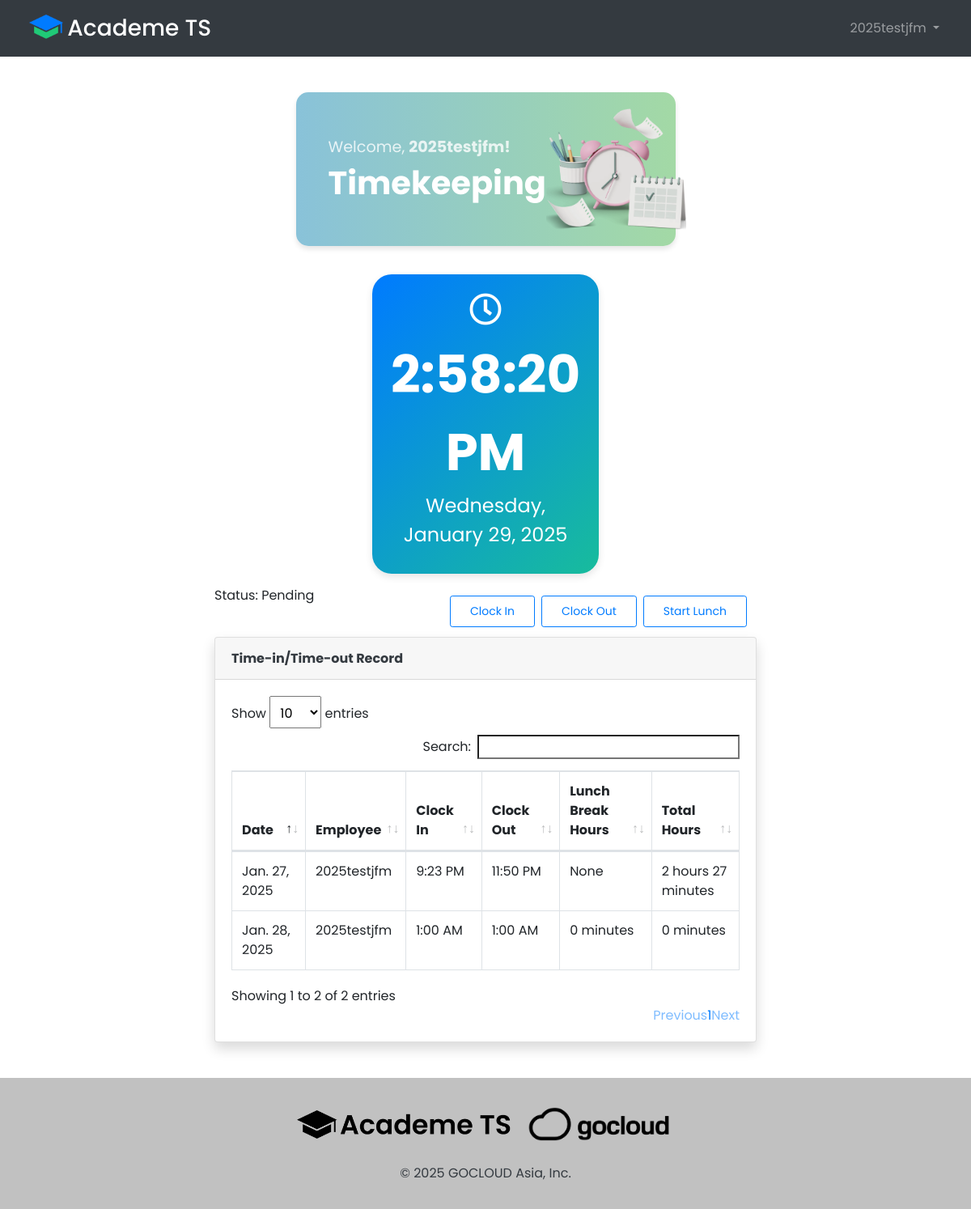
The app's page / (signed in) with its own data.
### TimeKeeping_App/models.py (models this page shows, shortened)
class Employee(models.Model):
    first_name = models.CharField(max_length=50)
    middle_name = models.CharField(max_length=50, null=True, blank=True)
    last_name = models.CharField(max_length=50)
    email = models.EmailField(unique=True)
    joined_date = models.DateField(default=timezone.now)
    username = models.CharField(max_length=100, unique=True, editable=False)
    password = models.CharField(max_length=100, editable=False)

class TimeRecord(models.Model):
    employee = models.ForeignKey(Employee, on_delete=models.CASCADE)
    date = models.DateField(default=timezone.now)
    clock_in = models.TimeField(null=True, blank=True)
    clock_out = models.TimeField(null=True, blank=True)
    lunch_start = models.TimeField(null=True, blank=True)
    lunch_end = models.TimeField(null=True, blank=True)
    @property
    def lunch_break_duration(self):
        if self.lunch_start and self.lunch_end:
            lunch_start_dt = datetime.combine(self.date, self.lunch_start)
            lunch_end_dt = datetime.combine(self.date, self.lunch_end)
            duration = lunch_end_dt - lunch_start_dt
            total_minutes = duration.total_seconds() / 60
            hours = int(total_minutes // 60)
            minutes = int(total_minutes % 60)
            if hours > 0:
                return f"{hours} hour{'s' if hours != 1 else ''} {minutes} minute{'s' if minutes != 1 else ''}"
            return f"{minutes} minute{'s' if minutes != 1 else ''}"
        return None
    @property
    def total_hours(self):
        if self.clock_in and self.clock_out:
            clock_in_dt = datetime.combine(self.date, self.clock_in)
            clock_out_dt = datetime.combine(self.date, self.clock_out)
            duration = clock_out_dt - clock_in_dt
            if self.lunch_start and self.lunch_end:
                lunch_start_dt = datetime.combine(self.date, self.lunch_start)
                lunch_end_dt = datetime.combine(self.date, self.lunch_end)
                lunch_duration = lunch_end_dt - lunch_start_dt
                duration = duration - lunch_duration
            total_minutes = duration.total_seconds() / 60
            hours = int(total_minutes // 60)
            minutes = int(total_minutes % 60)
            if hours > 0:
                return f"{hours} hour{'s' if hours != 1 else ''} {minutes} minute{'s' if minutes != 1 else ''}"
            return f"{minutes} minute{'s' if minutes != 1 else ''}"
        return None

### TimeKeeping_App/views.py (the view, shortened to what this page needs)
# urls.py: path('', views.dashboard, name='dashboard'),
def dashboard(request):
    philippines_tz = pytz.timezone('Asia/Manila')
    current_time = timezone.now().astimezone(philippines_tz)
    current_employee = None
    if 'current_employee_id' in request.session:
        try:
            current_employee = Employee.objects.get(id=request.session['current_employee_id'])
        except Employee.DoesNotExist:
            current_employee = None
    if not current_employee and 'current_employee_id' in request.session:
        try:
            current_employee = Employee.objects.get(id=request.session['current_employee_id'])
        except Employee.DoesNotExist:
            current_employee = None
    status = "Pending"
    lunch_button_label = "Start Lunch"
    if current_employee:
        today = current_time.date()
        latest_record = TimeRecord.objects.filter(
            employee=current_employee,
            date=today
        ).order_by('-clock_in').first()
    return render(request, 'dashboard.html', {
        'employees': Employee.objects.all(),
        'current_employee': current_employee,
        'time_records': TimeRecord.objects.filter(employee=current_employee).order_by('-date', '-clock_in') if current_employee else [],
        'current_datetime': current_time,
        'status': status,
        'lunch_button_label': lunch_button_label
    })

### TimeKeeping_App/templates/dashboard.html (shortened to what this page needs)
{% extends 'base.html' %}
{% block nav %}
    <nav class="navbar navbar-dark navbar-expand-lg navbar-custom">
        <div class="container-fluid">
            <div class="nav-logo navbar-brand">
                <img src="/static/images/icon-1.png" width="42" height="30" class="align-top">
                <span class="h3">Academe TS</span>
            </div>
            <div class="collapse navbar-collapse" id="navbarNavDropdown">
                <ul class="navbar-nav ms-auto ml-auto">
                    {% if current_employee %}
                    <li class="nav-item dropdown">
                        <a class="nav-link dropdown-toggle" href="#" id="navbarDropdownMenuLink" role="button" data-toggle="dropdown" aria-haspopup="true" aria-expanded="false">
                            {{ current_employee.username }}
                        </a>
                    </li>
                    {% else %}
                    <li class="nav-item">
                        <a class="nav-link" href="/"> <i class="fas fa-sign-in-alt"></i> | Log In</a>
                    </li>
                    {% endif %}
                </ul>
            </div>
        </div>
    </nav>
{% endblock %}
{% block content %}
    {% if current_employee %}
    <div class="category-header-2">
        <div class="text-section">
            <p class="welcome-text">Welcome, <b>{{ current_employee.username }}!</b></p>
            <h1><b>Timekeeping</b></h1>
        </div>
        <img src="/static/images/3d-3.png" alt="Employee Icon">
    </div>
    {% endif %}
    <div class="d-flex justify-content-center">
        <div id="clock" class="clock col-sm-5">
                <h1><i class='far fa-clock'></i></h1><div id="time" class="time"></div>
            <div id="date" class="date"></div>
        </div>
    </div>
        {% if current_employee %}
    <div class="d-flex flex-wrap flex-md-nowrap justify-content-between align-items-start gap-3">
        <div class="status-indicator {% if status == 'Clocked In' %}status-active{% elif status == 'Clocked Out' %}status-inactive{% else %}status-pending{% endif %}">
            Status: {{ status }}
        </div>
        <form method="post" class="d-flex flex-wrap p-2">
            <button class="btn btn-sm btn-outline-primary px-4 py-2 mx-1 my-1" name="action" value="clock_in">Clock In</button>
            <button class="btn btn-sm btn-outline-primary px-4 py-2 mx-1 my-1" name="action" value="clock_out">Clock Out</button>
            <button  class="btn btn-sm btn-outline-primary px-4 py-2 mx-1 my-1" name="action" value="lunch_toggle">
                {{ lunch_button_label }}
            </button>
        </form>
    </div>
    <div class="card shadow mb-4">
        <div class="card-header py-3">
            <h6 class="m-0 font-weight-bold text-dark">Time-in/Time-out Record</h6>
        </div>
        <div class="card-body">
            <div class="table-responsive">
                <table class="table table-bordered" id="dataTable" width="100%" cellspacing="0">
        <thead>
            <tr>
                <th>Date</th>
                <th>Employee</th>
                <th>Clock In</th>
                <th>Clock Out</th>
                <th>Lunch Break Hours</th>
                <th>Total Hours</th>
            </tr>
        </thead>
        <tbody>
            {% for record in time_records %}
            <tr>
                <td>{{ record.date }}</td>
                <td>{{ record.employee.username }}</td>
                <td>{{ record.clock_in|time:"g:i A"|default:"None" }}</td>
                <td>{{ record.clock_out|time:"g:i A"|default:"None" }}</td>
                <td>{{ record.lunch_break_duration|default:"None" }}</td>
                <td>{{ record.total_hours|default:"None" }}</td>
            </tr>
            {% endfor %}
        </tbody>
        </table>
    </div>
</div>
</div>
    {% endif %}
{% endblock %}

### TimeKeeping_App/templates/base.html (shortened to what this page needs)
{% load static %}
<!DOCTYPE html>
<html>
    <head>
        <link rel="stylesheet" type="text/css" href="{% static '/css/style.css/' %}">
        <link rel="stylesheet" type="text/css" href="{% static '/css/dataTables.bootstrap4.css/' %}">
        <link rel="stylesheet" href="https://stackpath.bootstrapcdn.com/bootstrap/4.3.1/css/bootstrap.min.css">
        <link rel="stylesheet" href="https://cdnjs.cloudflare.com/ajax/libs/font-awesome/5.15.4/css/all.min.css">
    </head>
    <body>
        {% block nav %}
        {% endblock %}
        <div id="content" name="content" class="main pt-4">
            <div class="d-flex justify-content-center">
                <div class="col-sm-7">
                    {% block content %}
                    {% endblock %}
                </div>
            </div>
        </div>
        <div>
            <footer class="footer-custom text-white mt-auto">
                <div class="footer-content-area text-center p-3">
                    <div class="footer-logos d-flex justify-content-center mt-2 mb-2">
                        <img src="/static/images/ats.png" alt="ATS Logo" class="logo-img-ats mt-3 mx-2">
                        <img src="/static/images/gc.png" alt="GC Logo" class="logo-img-gc mt-2 mx-2">
                    </div>
                    <div class="footer-copyright text-center text-dark p-3">
                        © 2025
                        <a class="gc-link text-dark mb-2" href="https://gocloudgroup.com/">GOCLOUD Asia, Inc.</a>
                    </div>
                </div>
            </footer>
        </div>
    </body>
</html>

### TimeKeeping_App/static/css/style.css (style rules this page uses)
html, body { height: 100vh; display: flex; flex-direction: column; margin: 0; padding: 0; }
.main { flex-grow: 1; padding-bottom: 20px; }
.footer-custom { width: 100%; position: relative; bottom: 0; margin-top: auto; }
.footer-content-area, .footer-copyright { background-color: #c1c1c1; }
.main, .navbar-custom, .footer-custom { font-family: 'Poppins', sans-serif; }
#clock { font-size: 20px; margin: 15px 0; }
.navbar-custom { background-color: #343a40; }
.nav-logo { color: #fff; margin: 5px; }
.clock { color: white; text-align: center; padding: 20px; border-radius: 24px; display: inline-block; box-shadow: 0 4px 10px rgba(0, 0, 0, 0.1); background: linear-gradient(135deg, #007bff, #18bc9c); width: 100%; }
.time { font-size: 4rem; font-weight: bold; }
.date { font-size: 1.5rem; margin-bottom: 10px; }
.logo-img-ats, .logo-img-gc { width: auto; }
.logo-img-ats { height: 35px; }
.logo-img-gc { height: 50px; }
html, body { min-height: 100vh; display: flex; flex-direction: column; }
.footer-custom { width: 100%; margin-top: auto; position: relative; }
.category-header, .category-header-2 { background: linear-gradient(to right, #89c2d9, #a3d9a5); border-radius: 15px; padding: 20px; display: flex; align-items: center; justify-content: space-between; color: white; font-size: 2rem; font-weight: bold; box-shadow: 0px 4px 6px rgba(0, 0, 0, 0.1); max-width: 70%; margin: 20px auto; }
.text-section { padding-left: 20px; }
.welcome-text { font-size: 1.2rem; font-weight: normal; margin: 0; opacity: 0.8; margin-bottom: 0; }
.category-header h1, .category-header-2 h1 { margin: 5px 0 0; }
.category-header img, .category-header-2 img { height: 150px; width: auto; padding-right: 20px; }

### records on screen
Employee: username "2025testjfm"
TimeRecord: date "Jan. 28, 2025", employee.username "2025testjfm", clock_in "1:00 AM", clock_out "1:00 AM", lunch_break_duration "0 minutes", total_hours "0 minutes"
TimeRecord: date "Jan. 27, 2025", employee.username "2025testjfm", clock_in "9:23 PM", clock_out "11:50 PM", lunch_break_duration "None", total_hours "2 hours 27 minutes"

### other values on screen
{{ status }} "Pending"
{{ lunch_button_label }} "Start Lunch"
